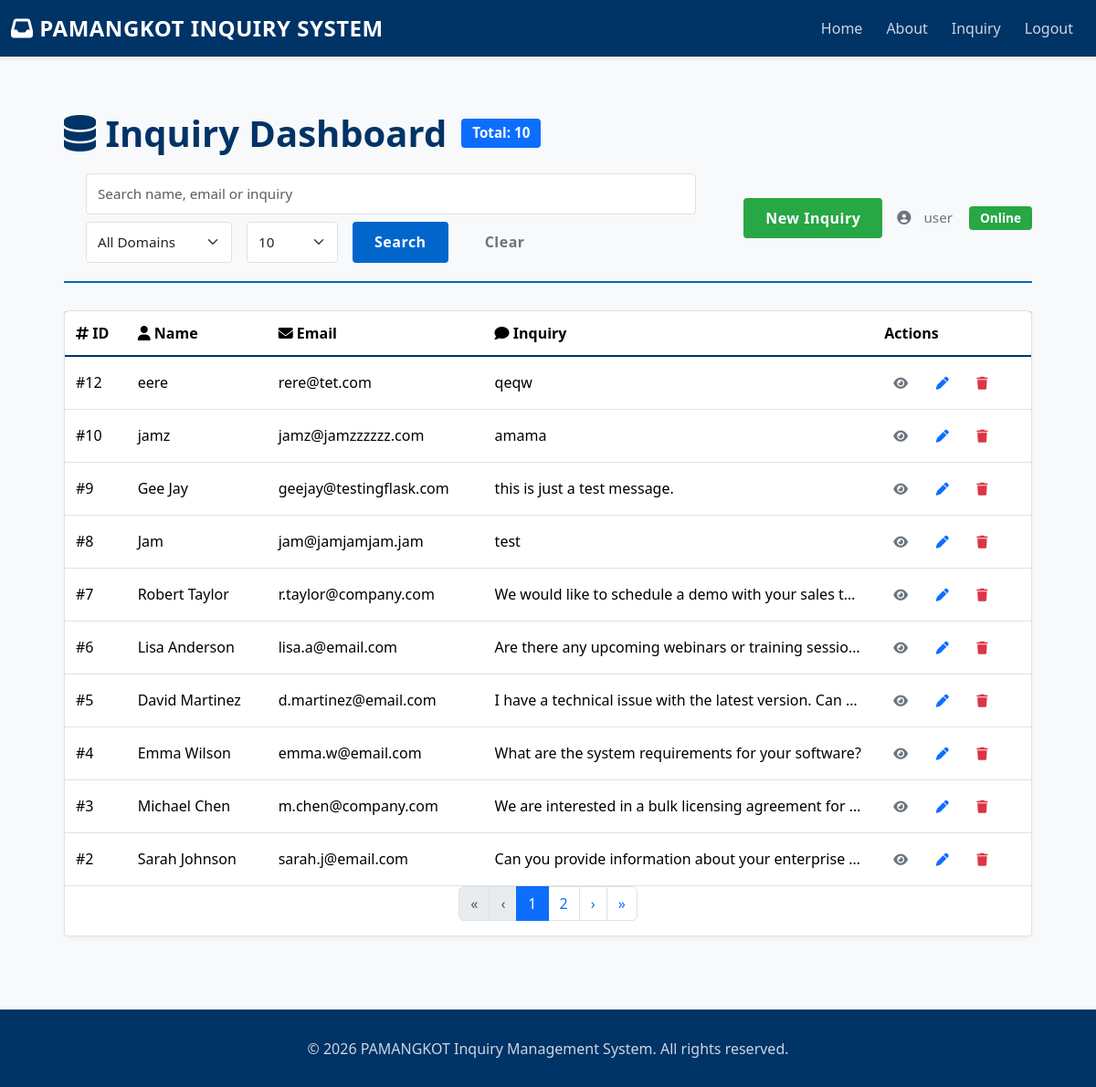
The app's page /display (signed in) with its own data.
### tables this page shows
CREATE TABLE inquiry (id integer primary key autoincrement, name text, email text, inquiry text);

### capstone.py (the view)
@app.route('/display')
def display():
    if 'user_logged_in' not in session:
        flash('Please log in to access the dashboard', 'warning')
        return redirect(url_for('index'))
    initDB()
    page = request.args.get('page', 1, type=int)
    per_page = request.args.get('per_page', 10, type=int)
    q = request.args.get('q', None)
    data, total = getInquiriesFiltered(search=q, page=page, per_page=per_page)
    total_pages = (total + per_page - 1) // per_page if per_page else 1
    return render_template('dashboard.html', data=data, page=page, per_page=per_page, total=total, total_pages=total_pages, q=q)

### capstone.py (called while the page is built, shortened)
def initDB():
    connection = sqlite3.connect("database.db")
    _cursor = connection.cursor()
    _cursor.execute("CREATE TABLE IF NOT EXISTS inquiry (id integer primary key autoincrement, name text, email text, inquiry text)")
    _cursor.execute("CREATE TABLE IF NOT EXISTS users (id integer primary key autoincrement, username text unique, password text)")
    _cursor.close()
    connection.commit()
    connection.close()

def getInquiriesFiltered(search=None, page=None, per_page=None, email_domain=None):
    connection = sqlite3.connect("database.db")
    _cursor = connection.cursor()
    params = []
    where_clauses = []
    if search:
        where_clauses.append("(name LIKE ? OR email LIKE ? OR inquiry LIKE ?)")
        like = f"%{search}%"
        params.extend([like, like, like])
    where_clause = "WHERE " + " AND ".join(where_clauses) if where_clauses else ""
    count_query = f"SELECT COUNT(*) FROM inquiry {where_clause}"
    _cursor.execute(count_query, params)
    total = _cursor.fetchone()[0]
    offset = (page - 1) * per_page
    query = f"SELECT * FROM inquiry {where_clause} ORDER BY id DESC LIMIT ? OFFSET ?"
    params.extend([per_page, offset])
    _cursor.execute(query, params)
    data = _cursor.fetchall()
    _cursor.close()
    connection.close()
    return data, total

### templates/dashboard.html (shortened to what this page needs)
{% extends "base.html" %}
{% block content %}
<div class="dashboard-wrapper">
    <div class="dashboard-container">
        <div class="dashboard-header">
            <div class="d-flex align-items-center header-left">
                <h1 class="mb-0"><i class="fas fa-database"></i> Inquiry Dashboard</h1>
                <span class="badge bg-primary ms-3" style="font-size:0.95rem; padding:8px 12px;">Total: {{ data|count }}</span>
            </div>
            <div class="header-middle flex-grow-1 mx-4">
                    <form method="get" class="d-flex flex-wrap gap-2" action="{{ url_for('dashboard') }}" aria-label="Search and filter inquiries">
                        <input type="text" name="q" class="form-control me-2" placeholder="Search name, email or inquiry" value="{{ q or '' }}" aria-label="Search">
                        <select name="email_domain" class="form-select me-2" style="max-width:160px;" aria-label="Filter by email domain">
                            <option value="">All Domains</option>
                        </select>
                        <select name="per_page" class="form-select me-2" style="max-width:100px;" aria-label="Results per page">
                            <option value="10" {% if per_page == 10 %}selected{% endif %}>10</option>
                        </select>
                        <button class="btn btn-primary me-2" type="submit">Search</button>
                        <a class="btn btn-outline-secondary" href="{{ url_for('dashboard') }}">Clear</a>
                    </form>
            </div>
            <div class="d-flex align-items-center header-right">
                <a href="{{ url_for('inquiry') }}" class="btn btn-success me-3">New Inquiry</a>
                <div class="user-info">
                    <i class="fas fa-user-circle"></i>
                    <span class="ms-1">{{ session.get('username', 'User') }}</span>
                    <span class="badge badge-success ms-2">Online</span>
                </div>
            </div>
        </div>
        {% if data %}
        <div class="table-wrapper">
            <div class="table-responsive">
                <table class="table">
                    <thead>
                        <tr>
                            <th><i class="fas fa-hashtag"></i> ID</th>
                            <th><i class="fas fa-user"></i> Name</th>
                            <th><i class="fas fa-envelope"></i> Email</th>
                            <th><i class="fas fa-comment"></i> Inquiry</th>
                            <th>Actions</th>
                        </tr>
                    </thead>
                    <tbody>
                        {% for record in data %}
                        <tr>
                            <td class="align-middle">#{{ record[0] }}</td>
                            <td class="align-middle">{{ record[1] }}</td>
                            <td class="align-middle truncate" title="{{ record[2] }}">{{ record[2] }}</td>
                            <td class="align-middle truncate" title="{{ record[3] }}">{{ record[3] }}</td>
                            <td class="align-middle">
                                <div class="action-btns">
                                    <button type="button" class="btn btn-sm btn-outline-secondary" data-bs-toggle="modal" data-bs-target="#inquiryModal" data-id="{{ record[0] }}" data-name="{{ record[1] }}" data-email="{{ record[2] }}" data-inquiry="{{ record[3] }}">
                                        <i class="fas fa-eye"></i>
                                    </button>
                                    <a href="{{ url_for('edit_inquiry', inquiry_id=record[0]) }}" class="btn btn-sm btn-outline-primary"><i class="fas fa-pen"></i></a>
                                    <form method="post" action="{{ url_for('delete_inquiry', inquiry_id=record[0]) }}" style="display:inline-block;">
                                        <button type="submit" class="btn btn-sm btn-outline-danger" onclick="return confirm('Delete this inquiry?');"><i class="fas fa-trash"></i></button>
                                    </form>
                                </div>
                            </td>
                        </tr>
                        {% endfor %}
                    </tbody>
                </table>
            </div>
            {% if total_pages and total_pages > 1 %}
            <nav aria-label="Page navigation">
                    <ul class="pagination justify-content-center">
                        <li class="page-item {% if page <= 1 %}disabled{% endif %}">
                            <a class="page-link" href="?q={{ q or '' }}&per_page={{ per_page }}&page=1" tabindex="-1" aria-label="First">«</a>
                        </li>
                        <li class="page-item {% if page <= 1 %}disabled{% endif %}">
                            <a class="page-link" href="?q={{ q or '' }}&per_page={{ per_page }}&page={{ page-1 }}" tabindex="-1" aria-label="Previous">‹</a>
                        </li>
                        {% set start_page = page - 2 if page - 2 > 1 else 1 %}
                        {% set end_page = page + 2 if page + 2 < total_pages else total_pages %}
                        {% for p in range(start_page, end_page + 1) %}
                            <li class="page-item {% if p == page %}active{% endif %}"><a class="page-link" href="?q={{ q or '' }}&per_page={{ per_page }}&page={{ p }}">{{ p }}</a></li>
                        {% endfor %}
                        <li class="page-item {% if page >= total_pages %}disabled{% endif %}">
                            <a class="page-link" href="?q={{ q or '' }}&per_page={{ per_page }}&page={{ page+1 }}" aria-label="Next">›</a>
                        </li>
                        <li class="page-item {% if page >= total_pages %}disabled{% endif %}">
                            <a class="page-link" href="?q={{ q or '' }}&per_page={{ per_page }}&page={{ total_pages }}" aria-label="Last">»</a>
                        </li>
                    </ul>
            </nav>
            {% endif %}
        </div>
        {% else %}
        <div class="empty-state">
            <i class="fas fa-inbox"></i>
            <h3>No Data Available</h3>
            <p>The inquiry database is currently empty.</p>
        </div>
        {% endif %}
    </div>
</div>
{% endblock %}

### templates/base.html (style rules this page uses)
* { margin: 0; padding: 0; box-sizing: border-box; }
:root { --primary-color: #003366; --secondary-color: #0066cc; --accent-color: #1a8cff; --light-bg: #f8f9fa; --card-bg: #ffffff; --border-color: #dee2e6; --text-primary: #212529; --text-secondary: #6c757d; --success-color: #28a745; --danger-color: #dc3545; }
body { background-color: var(--light-bg); color: var(--text-primary); font-family: 'Segoe UI', Tahoma, Geneva, Verdana, sans-serif; min-height: 100vh; display: flex; flex-direction: column; }
.form-control, .form-select, textarea { border: 1px solid var(--border-color); border-radius: 4px; padding: 10px 12px; font-size: 0.95rem; transition: all 0.3s ease; }
.btn { border-radius: 4px; font-weight: 600; padding: 10px 24px; border: none; transition: all 0.3s ease; text-transform: capitalize; letter-spacing: 0.5px; }
.btn-primary { background-color: var(--secondary-color); color: #ffffff; }
.btn-success { background-color: var(--success-color); color: #ffffff; }
.table { color: var(--text-primary); border-color: var(--border-color); }
.table thead { background-color: var(--primary-color); color: #ffffff; }
.table thead th { border-bottom: 2px solid var(--primary-color); font-weight: 600; padding: 12px; }
.table tbody tr { transition: all 0.3s ease; border-bottom: 1px solid var(--border-color); }
.table tbody td { padding: 12px; vertical-align: middle; }
h1, h2, h3, h4, h5, h6 { color: var(--primary-color); font-weight: 600; margin-bottom: 15px; }
h1 { font-size: 2.5rem; border-bottom: 3px solid var(--secondary-color); padding-bottom: 15px; }
.badge { padding: 6px 12px; border-radius: 4px; font-weight: 600; font-size: 0.85rem; }
.badge-success { background-color: var(--success-color); color: #ffffff; }

### templates/dashboard.html (style rules this page uses)
.dashboard-wrapper { width: 100%; padding: 40px 20px; }
.dashboard-container { max-width: 1200px; margin: 0 auto; }
.dashboard-header { display: flex; justify-content: space-between; align-items: center; margin-bottom: 30px; padding-bottom: 20px; border-bottom: 2px solid var(--secondary-color); flex-wrap: wrap; gap: 20px; }
.dashboard-header h1 { margin: 0; border-bottom: none; padding-bottom: 0; }
.user-info { display: flex; align-items: center; gap: 10px; color: var(--text-secondary); font-weight: 500; font-size: 0.95rem; }
.user-info .badge { background-color: var(--success-color); }
.table-wrapper { background: var(--card-bg); border: 1px solid var(--border-color); border-radius: 4px; box-shadow: 0 2px 4px rgba(0, 0, 0, 0.05); overflow: hidden; margin-bottom: 20px; }
.table-wrapper .table { margin-bottom: 0; }
.truncate { max-width: 380px; white-space: nowrap; overflow: hidden; text-overflow: ellipsis; }
.action-btns .btn { margin-right: 6px; padding: 6px 10px; }

### records on screen
inquiry: id "12", name "eere", email "rere@tet.com", inquiry "qeqw"
inquiry: id "10", name "jamz", email "jamz@jamzzzzzz.com", inquiry "amama"
inquiry: id "9", name "Gee Jay", email "geejay@testingflask.com", inquiry "this is just a test message."
inquiry: id "8", name "Jam", email "jam@jamjamjam.jam", inquiry "test"
inquiry: id "7", name "Robert Taylor", email "r.taylor@company.com", inquiry "We would like to schedule a demo with your sales t…"
inquiry: id "6", name "Lisa Anderson", email "lisa.a@email.com", inquiry "Are there any upcoming webinars or training sessio…"
inquiry: id "5", name "David Martinez", email "d.martinez@email.com", inquiry "I have a technical issue with the latest version. Can…"
inquiry: id "4", name "Emma Wilson", email "emma.w@email.com", inquiry "What are the system requirements for your software?"
inquiry: id "3", name "Michael Chen", email "m.chen@company.com", inquiry "We are interested in a bulk licensing agreement for…"
inquiry: id "2", name "Sarah Johnson", email "sarah.j@email.com", inquiry "Can you provide information about your enterprise…"

### other values on screen
{{ data|count }} "10"
{{ session.get('username', 'User') }} "user"
{{ p }} "1" "2"
